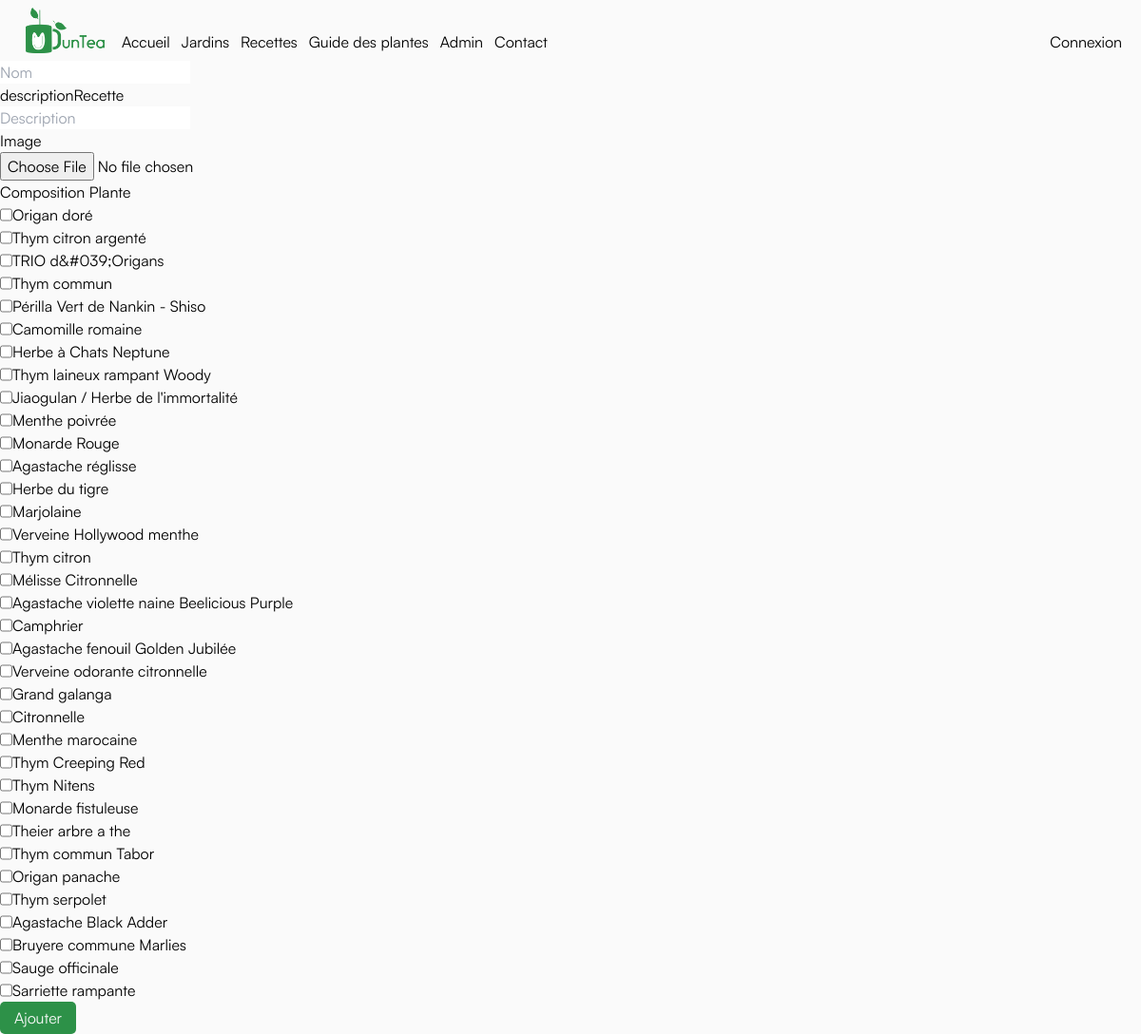
Screenshot of /Recette/proposerRecette.php with the database file from the repository.
### tables this page shows
CREATE TABLE `PLANTE` (
  `idPlante` int(11) NOT NULL,
  `name` varchar(100) DEFAULT NULL,
  `img` varchar(150) DEFAULT NULL,
  `typePlanteId` int(11) DEFAULT NULL
);

### Recette/proposerRecette.php (the view, shortened to what this page needs)
<body>
<?php
require_once('../assets/conf/head.inc.php');
require_once('../assets/conf/conf.inc.php');
require_once('../assets/conf/header.inc.php');
echo '<form action="/Recette/updateProposerRecette.php" method="post" enctype="multipart/form-data">';
echo '<div class="flex flex-col w-max">';
echo '<label for="nomRecette">nomRecette</label>';
echo '<input type="text" id="nomRecette" name="nomRecette" placeholder="Nom">';
echo '</div>';
echo '<div class="flex flex-col w-max">';
echo '<label for="descriptionRecette">descriptionRecette</label>';
echo '<input type="text" id="descriptionRecette" name="descriptionRecette" placeholder="Description">';
echo '</div>';
echo '<div class="flex flex-col w-max">';
echo '<label for="image">Image</label>';
echo '<input type="file" id="image" name="image" placeholder="Image">';
echo '</div>';
echo '<div class="flex flex-col w-max">';
echo '<label for="plante">Composition Plante</label>';
$req = $db->prepare('SELECT * FROM PLANTE');
$req->execute();
$plantes = $req->fetchAll();
foreach ($plantes as $plante) {
    echo '<div class="flex">';
    echo '<input type="checkbox" id="' . htmlspecialchars($plante['idPlante']) . '" name="planteCheckbox[]" value="' . htmlspecialchars($plante['idPlante']) . '">';
    echo '<label for="' . htmlspecialchars($plante['idPlante']) . '">' . htmlspecialchars($plante['name']) . '</label>';
    echo '</div>';
}
echo '<div class="flex flex-col w-max button-primary pointer">';
echo '<input type="submit" value="Ajouter">';
echo '</div>';
echo '</form>';
?>
</body>

### assets/css/style.css (style rules this page uses)
* { box-sizing: border-box; padding: 0; margin: 0; }
body { padding-top: 5svh; background-color: #FAFAFA; font-family: 'Satoshi-Regular'; }
.button-primary { background-color: #2D9148; color: #FAFAFA; padding: 5px 15px; border: 1px transparent; border-radius: 5px; cursor: pointer; }

### rows the page displays
plante: name "Origan doré"
plante: name "Thym citron argenté"
plante: name "TRIO d&#039;Origans"
plante: name "Thym commun"
plante: name "Périlla Vert de Nankin - Shiso"
plante: name "Camomille romaine"
plante: name "Herbe à Chats Neptune"
plante: name "Thym laineux rampant Woody"
plante: name "Jiaogulan / Herbe de l'immortalité"
plante: name "Menthe poivrée"
plante: name "Monarde Rouge"
plante: name "Agastache réglisse"
plante: name "Herbe du tigre"
plante: name "Marjolaine"
plante: name "Verveine Hollywood menthe"
plante: name "Thym citron"
plante: name "Mélisse Citronnelle"
plante: name "Agastache violette naine Beelicious Purple"
plante: name "Camphrier"
plante: name "Agastache fenouil Golden Jubilée"
plante: name "Verveine odorante citronnelle"
plante: name "Grand galanga"
plante: name "Citronnelle"
plante: name "Menthe marocaine"
plante: name "Thym Creeping Red"
plante: name "Thym Nitens"
plante: name "Monarde fistuleuse"
plante: name "Theier arbre a the"
plante: name "Thym commun Tabor"
plante: name "Origan panache"
plante: name "Thym serpolet"
plante: name "Agastache Black Adder"
plante: name "Bruyere commune Marlies"
plante: name "Sauge officinale"
plante: name "Sarriette rampante"
